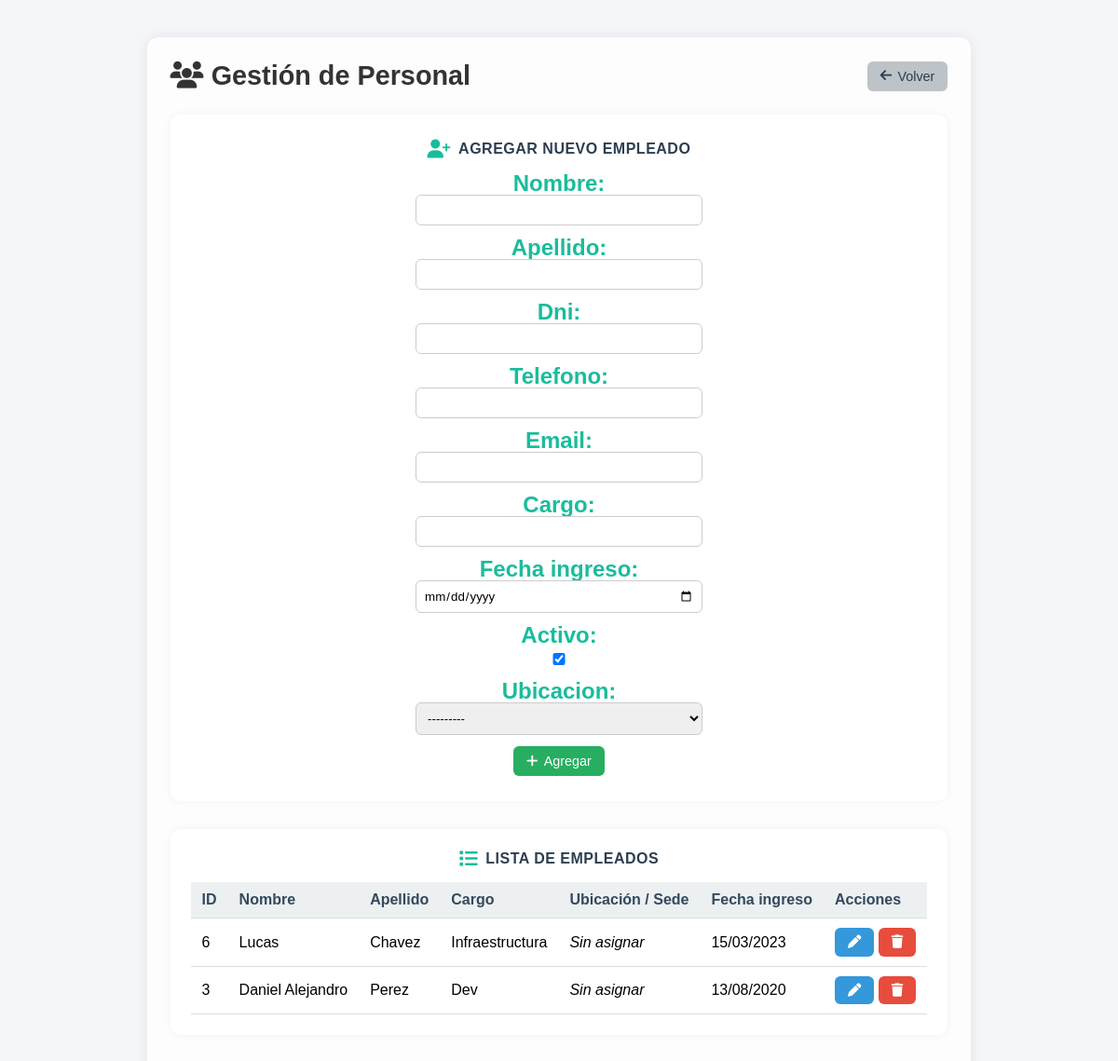
Page /account/personal/ (signed in) on the earlier database version.
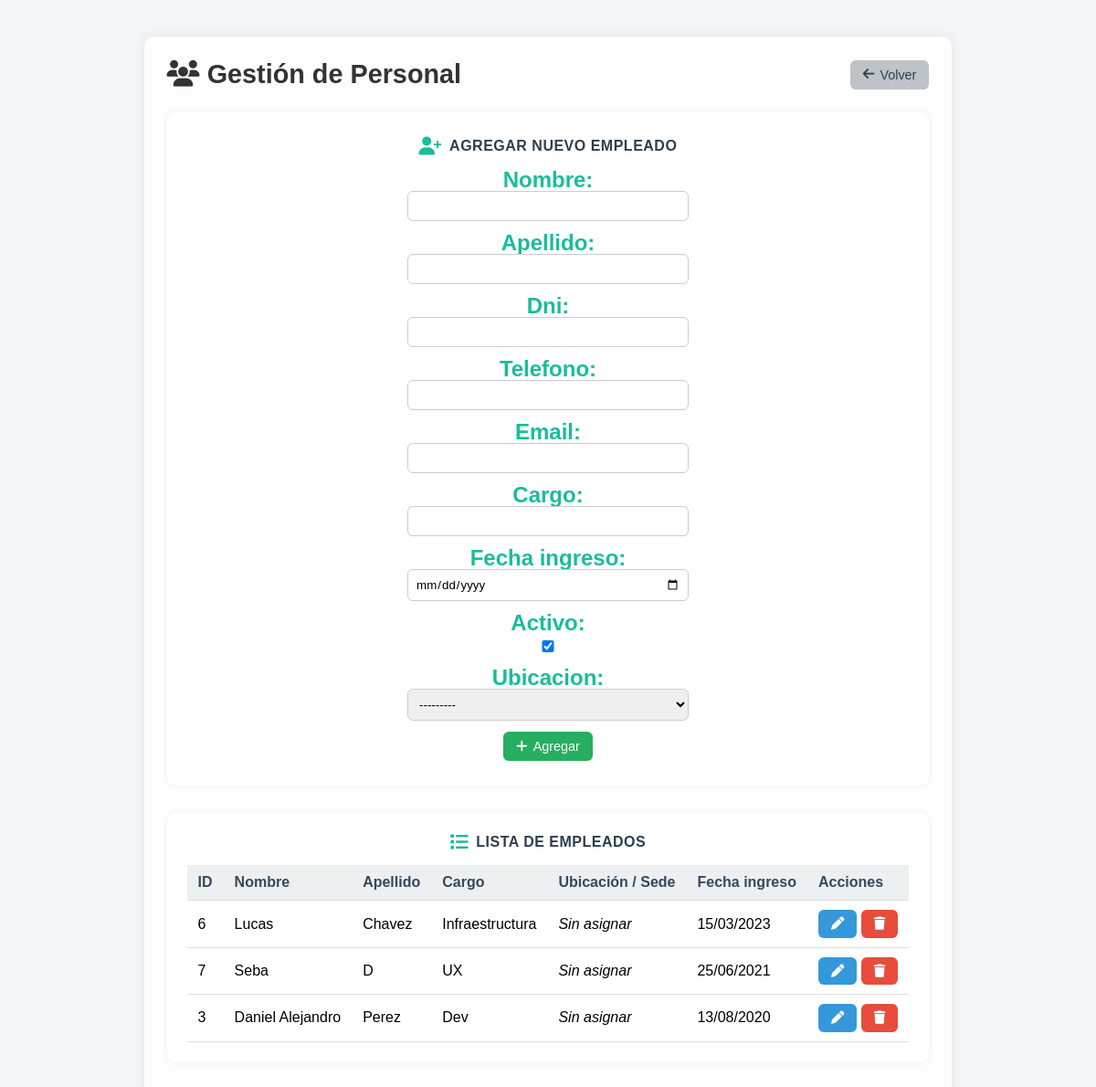
Same page on the later database version.
### usuario/models.py (models this page shows, shortened)
class Personal(models.Model):
    nombre = models.CharField(max_length=100)
    apellido = models.CharField(max_length=100)
    dni = models.CharField(max_length=15, unique=True)
    telefono = models.CharField(max_length=20, blank=True, null=True)
    email = models.EmailField(blank=True, null=True)
    cargo = models.CharField(max_length=100)
    fecha_ingreso = models.DateField()
    activo = models.BooleanField(default=True)
    ubicacion = models.ForeignKey(
        'Ubicacion',
        on_delete=models.SET_NULL,
        null=True, blank=True,
        related_name='empleados'
    )

### usuario/views.py (the view, shortened to what this page needs)
# urls.py: path('personal/', views.gestion_personal, name='gestion_personal'),
@login_required
def gestion_personal(request):
    empleados = Personal.objects.all().order_by('apellido')
    form = PersonalForm()
    return render(request, 'account/personal.html', {
        'empleados': empleados,
        'form': form,
    })

### usuario/forms.py
class PersonalForm(forms.ModelForm):
    class Meta:
        model = Personal
        fields = [
            'nombre', 'apellido', 'dni', 'telefono', 'email',
            'cargo', 'fecha_ingreso', 'activo', 'ubicacion'  # 👈 campo agregado
        ]
        widgets = {
            'fecha_ingreso': forms.DateInput(attrs={'type': 'date'}),
        }

### usuario/models.py (called while the page is built)
    def __str__(self):
        return f"{self.nombre_sede} ({self.codigo_unico})"

### usuario/templates/account/personal.html (shortened to what this page needs)
{% extends "base.html" %}
{% load static %}
{% block content %}
<div class="personal-container">
  <header class="personal-header">
    <h1><i class="fa-solid fa-users"></i> Gestión de Personal</h1>
    <a href="{% url 'usuario:dashboard' %}" class="btn btn-back">
      <i class="fa-solid fa-arrow-left"></i> Volver
    </a>
  </header>
  <section class="panel form-panel">
    <h3><i class="fa-solid fa-user-plus"></i> Agregar nuevo empleado</h3>
    <form method="post" class="personal-form">
      <div class="form-grid">
        {{ form.as_p }}
      </div>
      <button type="submit" name="agregar" class="btn btn-success">
        <i class="fa-solid fa-plus"></i> Agregar
      </button>
    </form>
  </section>
  <section class="panel list-panel">
    <h3><i class="fa-solid fa-list"></i> Lista de empleados</h3>
    <table class="tabla-personal">
      <thead>
        <tr>
          <th>ID</th>
          <th>Nombre</th>
          <th>Apellido</th>
          <th>Cargo</th>
          <th>Ubicación / Sede</th>
          <th>Fecha ingreso</th>
          <th>Acciones</th>
        </tr>
      </thead>
      <tbody>
        {% for empleado in empleados %}
        <tr>
          <td>{{ empleado.id }}</td>
          <td>{{ empleado.nombre }}</td>
          <td>{{ empleado.apellido }}</td>
          <td>{{ empleado.cargo }}</td>
          <td>
            {% if empleado.ubicacion %}
              {{ empleado.ubicacion.nombre_sede }}
            {% else %}
              <em>Sin asignar</em>
            {% endif %}
          </td>
          <td>{{ empleado.fecha_ingreso|date:"d/m/Y" }}</td>
          <td class="acciones">
            <a href="{% url 'usuario:editar_personal' empleado.id %}" class="btn btn-primary">
              <i class="fa-solid fa-pen"></i>
            </a>
            <form method="post" style="display:inline;" onsubmit="return confirm('¿Seguro que deseas eliminar este empleado?');">
              <button type="submit" name="eliminar" class="btn btn-danger">
                <i class="fa-solid fa-trash"></i>
              </button>
            </form>
          </td>
        </tr>
        {% empty %}
        <tr><td colspan="7" class="sin-datos">No hay empleados cargados.</td></tr>
        {% endfor %}
      </tbody>
    </table>
  </section>
</div>
{% endblock %}

Differences in the rows shown:
added Personal: id "7", nombre "Seba", apellido "D", cargo "UX", shows "Sin asignar", fecha_ingreso "25/06/2021"
